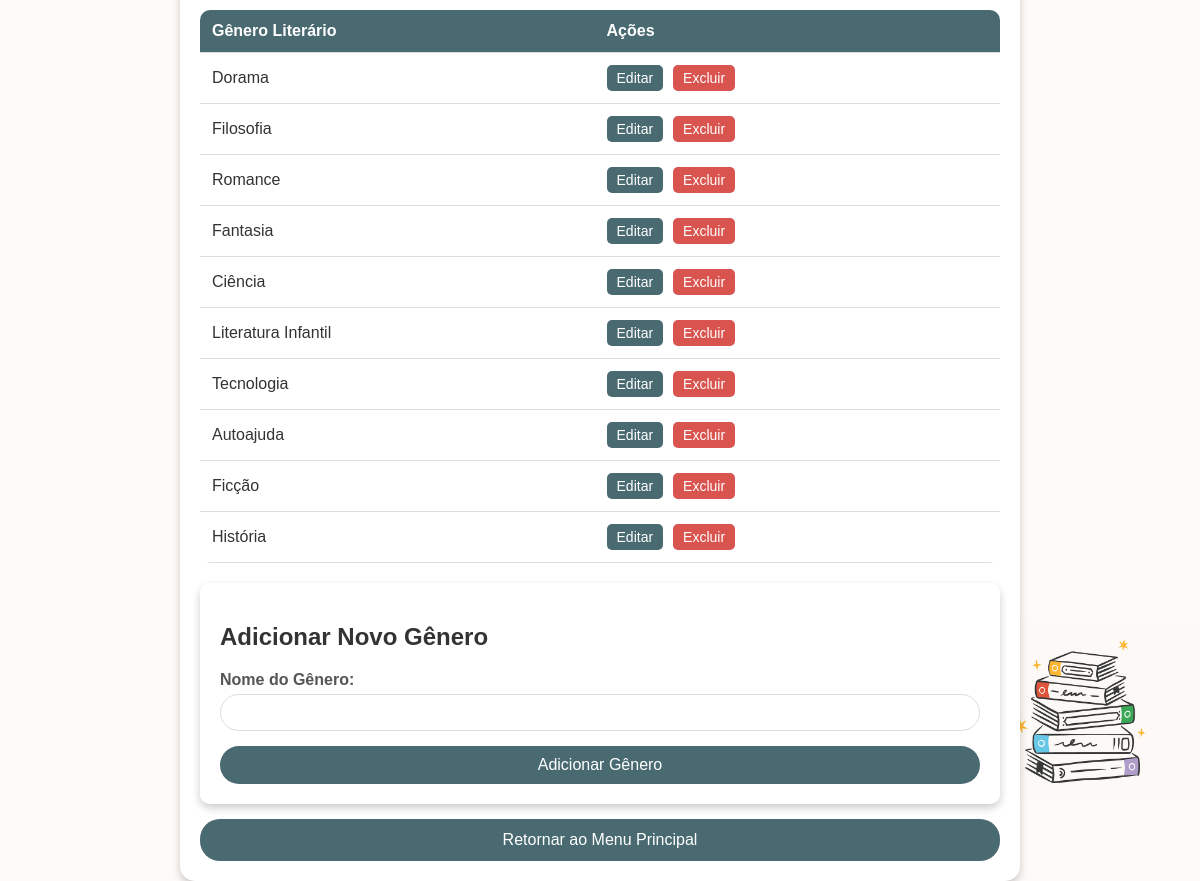
Screenshot of /manage_genres with the database file from the repository.
### app.py (models this page shows)
class Genre(db.Model):
    id = db.Column(db.Integer, primary_key=True)
    name = db.Column(db.String(50), nullable=False)

### app.py (the view)
@app.route('/manage_genres')
def manage_genres():
    genres = Genre.query.all()
    return render_template('manage_genres.html', genres=genres)

### templates/manage_genres.html (shortened to what this page needs)
<!DOCTYPE html>
<html lang="en">
<head>
</head>
<body>
    <div class="container">
        <table>
            <thead>
                <tr>
                    <th>Gênero Literário</th>
                    <th>Ações</th>
                </tr>
            </thead>
            <tbody>
                {% for genre in genres %}
                    <tr>
                        <td>{{ genre.name }}</td>
                        <td class="action-buttons">
                            <a href="{{ url_for('edit_genre', genre_id=genre.id) }}"><button>Editar</button></a>
                            <form action="{{ url_for('delete_genre', genre_id=genre.id) }}" method="post" onsubmit="return confirm('Tem certeza que deseja excluir este gênero?');">
                                <button type="submit">Excluir</button>
                            </form>
                        </td>
                    </tr>
                {% endfor %}
            </tbody>
        </table>
        <div class="form-container">
            <h2>Adicionar Novo Gênero</h2>
            <form action="{{ url_for('add_genre') }}" method="post">
                <label for="name">Nome do Gênero:</label>
                <input type="text" name="name" id="name" required>
                <button type="submit">Adicionar Gênero</button>
            </form>
        </div>
        <a href="{{ url_for('home') }}" class="return-button">Retornar ao Menu Principal</a>
    </div>
</body>
</html>

### rows the page displays
Genre: name "Dorama"
Genre: name "Filosofia"
Genre: name "Romance"
Genre: name "Fantasia"
Genre: name "Ciência"
Genre: name "Literatura Infantil"
Genre: name "Tecnologia"
Genre: name "Autoajuda"
Genre: name "Ficção"
Genre: name "História"
